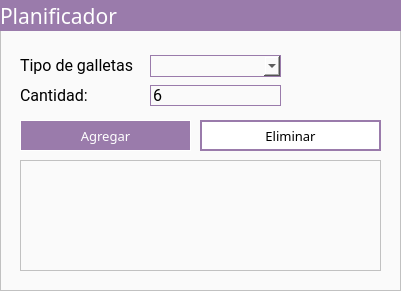
      <widget class="QFrame" name="frame_19">
       <property name="geometry">
        <rect>
         <x>20</x>
         <y>600</y>
         <width>401</width>
         <height>291</height>
        </rect>
       </property>
       <property name="styleSheet">
        <string notr="true">background-color:rgb(250,250,250);</string>
       </property>
       <property name="frameShape">
        <enum>QFrame::StyledPanel</enum>
       </property>
       <property name="frameShadow">
        <enum>QFrame::Raised</enum>
       </property>
       <widget class="QLabel" name="label_30">
        <property name="geometry">
         <rect>
          <x>0</x>
          <y>0</y>
          <width>500</width>
          <height>31</height>
         </rect>
        </property>
        <property name="font">
         <font>
          <family>Doppio One</family>
          <pointsize>16</pointsize>
          <weight>50</weight>
          <bold>false</bold>
         </font>
        </property>
        <property name="styleSheet">
         <string notr="true">color: white;
background-color:rgb(154, 123, 171);</string>
        </property>
        <property name="text">
         <string>Planificador</string>
        </property>
       </widget>
       <widget class="QLineEdit" name="txtCantidadPlanificacion">
        <property name="geometry">
         <rect>
          <x>150</x>
          <y>85</y>
          <width>131</width>
          <height>21</height>
         </rect>
        </property>
        <property name="font">
         <font>
          <family>Roboto</family>
          <pointsize>12</pointsize>
         </font>
        </property>
        <property name="styleSheet">
         <string notr="true">border-width: 1px;
border-style: solid;
border-color: rgb(154, 123, 171);</string>
        </property>
        <property name="text">
         <string>6</string>
        </property>
       </widget>
       <widget class="QLabel" name="label_31">
        <property name="geometry">
         <rect>
          <x>20</x>
          <y>80</y>
          <width>91</width>
          <height>31</height>
         </rect>
        </property>
        <property name="font">
         <font>
          <family>Roboto</family>
          <pointsize>12</pointsize>
         </font>
        </property>
        <property name="text">
         <string>Cantidad:</string>
        </property>
       </widget>
       <widget class="QLabel" name="label_33">
        <property name="geometry">
         <rect>
          <x>20</x>
          <y>50</y>
          <width>121</width>
          <height>31</height>
         </rect>
        </property>
        <property name="font">
         <font>
          <family>Roboto</family>
          <pointsize>12</pointsize>
         </font>
        </property>
        <property name="text">
         <string>Tipo de galletas</string>
        </property>
       </widget>
       <widget class="QLabel" name="iconMachine3_2">
        <property name="geometry">
         <rect>
          <x>310</x>
          <y>40</y>
          <width>71</width>
          <height>71</height>
         </rect>
        </property>
        <property name="styleSheet">
         <string notr="true">image:url(&quot;:/images/programmer.png&quot;);
</string>
        </property>
        <property name="text">
         <string/>
        </property>
       </widget>
       <widget class="QPushButton" name="btnEliminarPlanificacion">
        <property name="geometry">
         <rect>
          <x>200</x>
          <y>120</y>
          <width>181</width>
          <height>31</height>
         </rect>
        </property>
        <property name="font">
         <font>
          <family>Doppio One</family>
          <pointsize>10</pointsize>
         </font>
        </property>
        <property name="cursor">
         <cursorShape>ClosedHandCursor</cursorShape>
        </property>
        <property name="styleSheet">
         <string notr="true">color: black;
background-color: white;
border-width: 2px;
border-style: solid;
border-color: rgb(154, 123, 171);</string>
        </property>
        <property name="text">
         <string>Eliminar</string>
        </property>
       </widget>
       <widget class="QPushButton" name="btnAgregarPlanificacion">
        <property name="geometry">
         <rect>
          <x>20</x>
          <y>120</y>
          <width>171</width>
          <height>31</height>
         </rect>
        </property>
        <property name="font">
         <font>
          <family>Doppio One</family>
          <pointsize>10</pointsize>
         </font>
        </property>
        <property name="cursor">
         <cursorShape>ClosedHandCursor</cursorShape>
        </property>
        <property name="styleSheet">
         <string notr="true">color: white;
background-color:rgb(154, 123, 171);
border-width: 1px;
border-style: solid;
border-color: white;</string>
        </property>
        <property name="text">
         <string>Agregar</string>
        </property>
       </widget>
       <widget class="QListWidget" name="listPlanificador">
        <property name="geometry">
         <rect>
          <x>20</x>
          <y>160</y>
          <width>361</width>
          <height>111</height>
         </rect>
        </property>
       </widget>
       <widget class="QComboBox" name="cboPlanificacion">
        <property name="geometry">
         <rect>
          <x>150</x>
          <y>55</y>
          <width>131</width>
          <height>22</height>
         </rect>
        </property>
        <property name="styleSheet">
         <string notr="true">border-width: 1px;
border-style: solid;
border-color: rgb(154, 123, 171);</string>
        </property>
       </widget>
      </widget>
